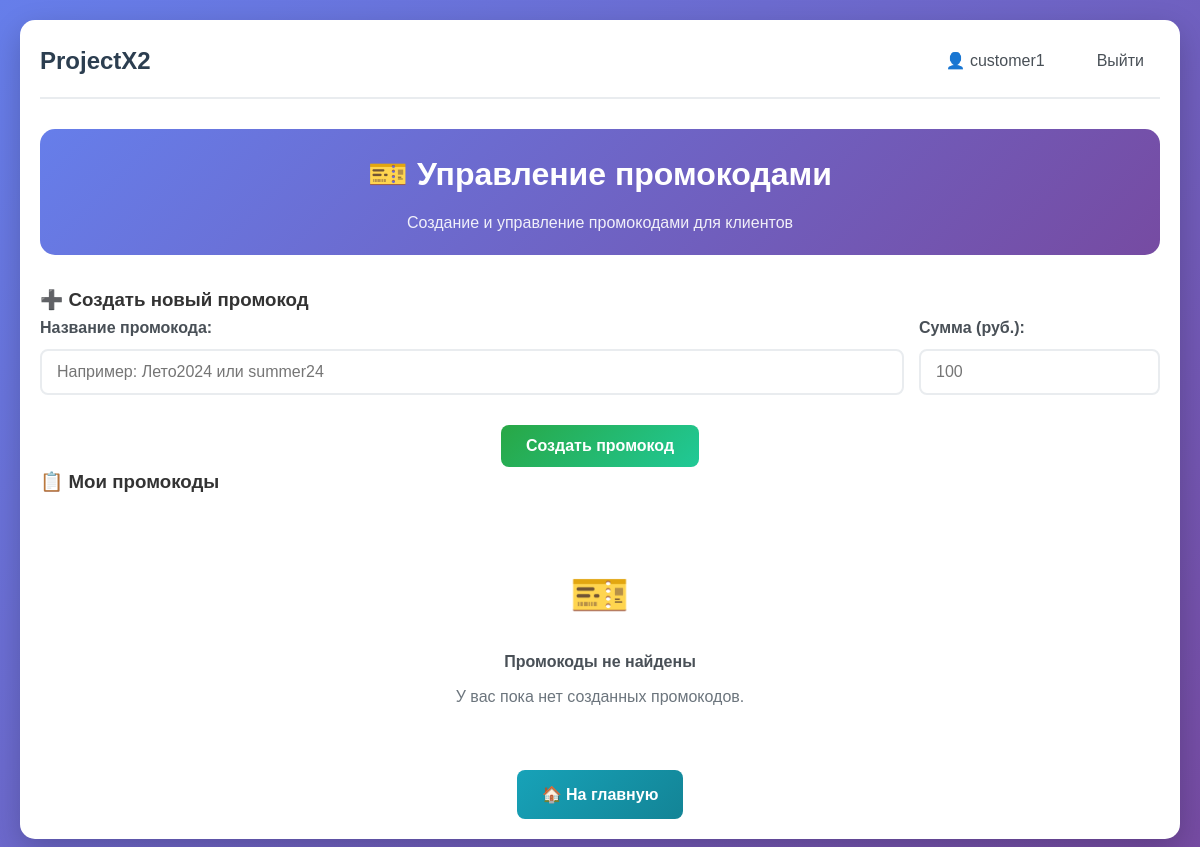
The page /customer/promo-codes (signed in) on the database as committed earlier.
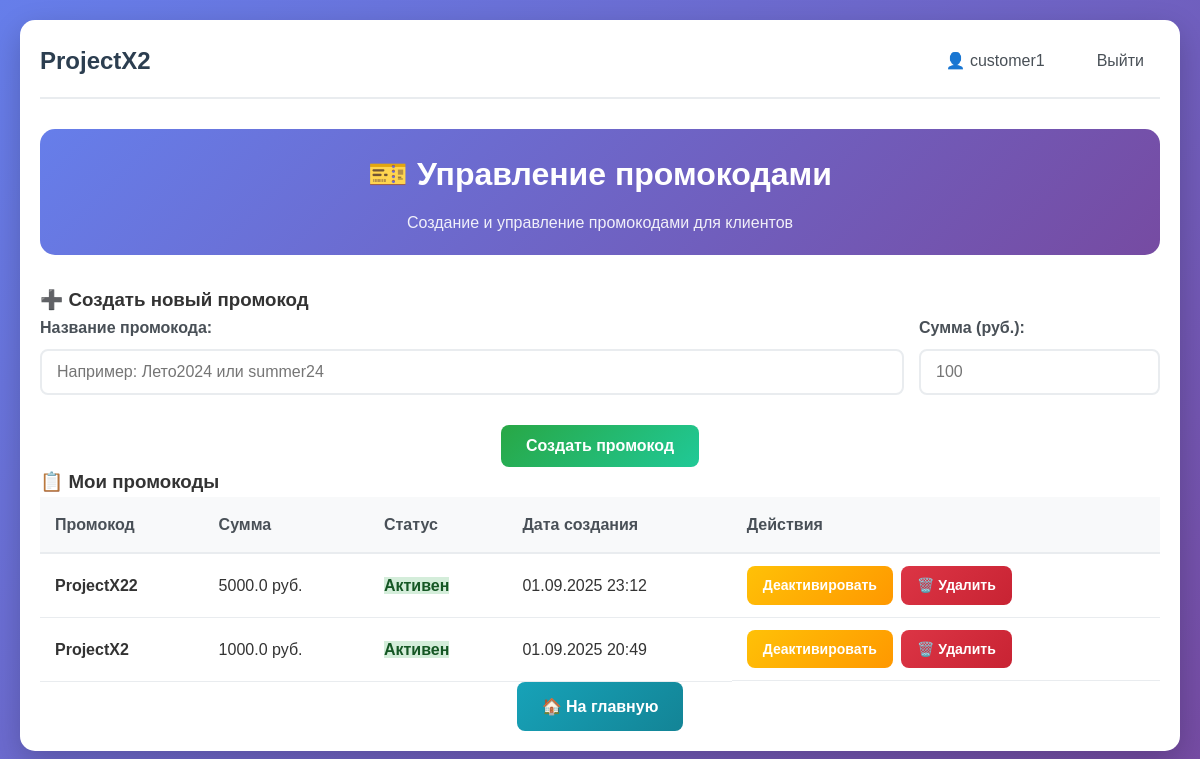
The same page on the database as committed later.
### app.py (models this page shows, shortened)
class User(UserMixin, db.Model):
    __tablename__ = 'users'
    id = db.Column(db.Integer, primary_key=True)
    username = db.Column(db.String(64), unique=True, nullable=False)
    email = db.Column(db.String(120), unique=True, nullable=False)
    password_hash = db.Column(db.String(256), nullable=False)
    role = db.Column(db.String(20), nullable=False)
    created_at = db.Column(db.DateTime, default=datetime.utcnow)
    is_active = db.Column(db.Boolean, default=True)
    services = db.relationship('UserService', backref='user', lazy=True)
    balance = db.Column(db.Float, default=0.0)  # Баланс для клиентов

class PromoCode(db.Model):
    id = db.Column(db.Integer, primary_key=True)
    code = db.Column(db.String(50), unique=True, nullable=False)  # Любые символы
    amount = db.Column(db.Float, nullable=False)
    created_by = db.Column(db.Integer, db.ForeignKey('users.id'), nullable=False)
    created_at = db.Column(db.DateTime, default=datetime.utcnow)
    is_active = db.Column(db.Boolean, default=True)
    creator = db.relationship('User', backref=db.backref('created_promo_codes', lazy=True))

### app.py (the view)
@app.route('/customer/promo-codes')
@login_required
def customer_promo_codes():
    if current_user.role != 'customer':
        flash('Доступ запрещен. Только для заказчиков.', 'error')
        return redirect(url_for('index'))
    promo_codes = PromoCode.query.filter_by(created_by=current_user.id).order_by(PromoCode.created_at.desc()).all()
    return render_template('customer_promo_codes.html', promo_codes=promo_codes)

### app.py (called while the page is built)
@login_manager.user_loader
def load_user(user_id):
    return db.session.get(User, int(user_id))

@app.before_request
def check_user_active():
    if current_user.is_authenticated and not current_user.is_active:
        logout_user()
        flash('Ваш аккаунт заблокирован. Обратитесь к администратору.', 'error')
        return redirect(url_for('login'))

### templates/customer_promo_codes.html (shortened to what this page needs)
{% extends "base.html" %}
{% block content %}
<div class="admin-container">
    <div class="admin-header">
        <h2>🎫 Управление промокодами</h2>
        <p class="admin-subtitle">Создание и управление промокодами для клиентов</p>
    </div>
    <div class="form-section">
        <h3>➕ Создать новый промокод</h3>
        <form method="POST" action="{{ url_for('create_promo_code') }}" class="auth-form">
            <div class="form-row">
                <div class="form-group" style="flex: 1;">
                    <label>Название промокода:</label>
                    <input type="text" name="code" class="form-input" required
                        placeholder="Например: Лето2024 или summer24">
                </div>
                <div class="form-group" style="margin-left: auto; min-width: 120px;">
                    <label>Сумма (руб.):</label>
                    <input type="number" name="amount" class="form-input" required
                        min="1" step="1" placeholder="100">
                </div>
            </div>
            <div style="text-align: center; margin-top: 10px;">
                <button type="submit" class="btn btn-success">Создать промокод</button>
            </div>
        </form>
    </div>
    <div class="promo-codes-section">
        <h3>📋 Мои промокоды</h3>
        {% if promo_codes %}
            <div class="table-responsive">
                <table class="users-table">
                    <thead>
                        <tr>
                            <th>Промокод</th>
                            <th>Сумма</th>
                            <th>Статус</th>
                            <th>Дата создания</th>
                            <th>Действия</th>
                        </tr>
                    </thead>
                    <tbody>
                        {% for promo in promo_codes %}
                        <tr>
                            <td><strong>{{ promo.code }}</strong></td>
                            <td>{{ promo.amount }} руб.</td>
                            <td>
                                <span class="status-{{ 'active' if promo.is_active else 'inactive' }}">
                                    {{ 'Активен' if promo.is_active else 'Неактивен' }}
                                </span>
                            </td>
                            <td>{{ promo.created_at.strftime('%d.%m.%Y %H:%M') }}</td>
                            <td class="user-actions">
                                <a href="{{ url_for('toggle_promo_code', promo_id=promo.id) }}"
                                   class="btn btn-sm btn-{{ 'success' if not promo.is_active else 'warning' }}">
                                    {{ 'Активировать' if not promo.is_active else 'Деактивировать' }}
                                </a>
                                <a href="{{ url_for('delete_promo_code', promo_id=promo.id) }}"
                                   class="btn btn-sm btn-danger"
                                   onclick="return confirm('Удалить промокод {{ promo.code }}?')">
                                    🗑️ Удалить
                                </a>
                            </td>
                        </tr>
                        {% endfor %}
                    </tbody>
                </table>
            </div>
        {% else %}
            <div class="empty-state">
                <div class="empty-icon">🎫</div>
                <h4>Промокоды не найдены</h4>
                <p>У вас пока нет созданных промокодов.</p>
            </div>
        {% endif %}
    </div>
    <div class="admin-actions">
        <a href="{{ url_for('index') }}" class="btn btn-info">🏠 На главную</a>
    </div>
</div>
{% endblock %}

### templates/base.html (shortened to what this page needs)
<!DOCTYPE html>
<html lang="ru">
<head>
    <link rel="stylesheet" href="{{ url_for('static', filename='css/style.css') }}">
</head>
<body>
    <div class="container">
        <nav class="navbar">
            <h1><a href="/" class="nav-logo">ProjectX2</a></h1>
            <div class="nav-links">
                {% if current_user.is_authenticated %}
                    <a href="/profile" class="nav-link">👤 {{ current_user.username }}</a>
                    <a href="/logout" class="nav-link">Выйти</a>
                {% else %}
                    <a href="/login" class="nav-link">Войти</a>
                    <a href="/register" class="nav-link">Регистрация</a>
                {% endif %}
            </div>
        </nav>
        <main>
            {% block content %}{% endblock %}
        </main>
    </div>
</body>
</html>

### static/css/style.css (style rules this page uses)
* { margin: 0; padding: 0; box-sizing: border-box; }
body { font-family: 'Arial', sans-serif; line-height: 1.6; color: #333; background: linear-gradient(135deg, #667eea 0%, #764ba2 100%); min-height: 100vh; padding: 20px; }
.container { max-width: 1200px; margin: 0 auto; background: white; padding: 20px; border-radius: 15px; box-shadow: 0 10px 30px rgba(0, 0, 0, 0.2); }
.navbar { display: flex; justify-content: space-between; align-items: center; margin-bottom: 30px; padding-bottom: 15px; border-bottom: 2px solid #e9ecef; }
.nav-logo { text-decoration: none; color: #2c3e50; font-size: 24px; font-weight: bold; }
.nav-links { display: flex; gap: 20px; align-items: center; }
.nav-link { text-decoration: none; color: #495057; padding: 8px 16px; border-radius: 8px; transition: all 0.3s ease; font-weight: 500; }
.auth-form { display: flex; flex-direction: column; gap: 20px; }
.form-group { display: flex; flex-direction: column; }
.form-group label { margin-bottom: 8px; font-weight: 600; color: #495057; }
.form-input, .form-select { padding: 12px 15px; border: 2px solid #e9ecef; border-radius: 8px; font-size: 16px; transition: border-color 0.3s ease; }
.btn { padding: 12px 25px; border: none; border-radius: 8px; cursor: pointer; font-size: 16px; text-decoration: none; display: inline-block; text-align: center; transition: all 0.3s ease; font-weight: 600; }
.btn-success { background: linear-gradient(135deg, #28a745 0%, #20c997 100%); color: white; }
.btn-danger { background: linear-gradient(135deg, #dc3545 0%, #c82333 100%); color: white; }
.btn-info { background: linear-gradient(135deg, #17a2b8 0%, #138496 100%); color: white; }
.btn-sm { padding: 8px 16px; font-size: 14px; }
.container { animation: fadeIn 0.6s ease-out; }
.status-active { color: #28a745; font-weight: bold; }
.admin-container { max-width: 1400px; margin: 0 auto; }
.admin-header { text-align: center; margin-bottom: 30px; padding: 20px; background: linear-gradient(135deg, #667eea 0%, #764ba2 100%); border-radius: 15px; color: white; }
.admin-header h2 { margin: 0; font-size: 32px; }
.admin-subtitle { margin: 10px 0 0 0; opacity: 0.9; font-size: 16px; }
.table-responsive { overflow-x: auto; }
.users-table { width: 100%; border-collapse: collapse; background: white; }
.users-table th { background: #f8f9fa; padding: 15px; text-align: left; font-weight: 600; color: #495057; border-bottom: 2px solid #e9ecef; }
.users-table td { padding: 12px 15px; border-bottom: 1px solid #e9ecef; vertical-align: middle; }
.user-actions { display: flex; gap: 8px; flex-wrap: wrap; }
.btn-warning { background: linear-gradient(135deg, #ffc107 0%, #ff9800 100%); color: white; }
.admin-actions { display: flex; gap: 15px; justify-content: center; flex-wrap: wrap; }
.status-active { background-color: #d4edda; color: #155724; }

### templates/customer_promo_codes.html (style rules this page uses)
.form-row { display: flex; gap: 15px; align-items: flex-end; }

Rows that differ between the two databases and show on the page:
added PromoCode: code "ProjectX22", amount "5000.0", is_active "Активен", created_at "01.09.2025 23:12", is_active "Деактивировать"
added PromoCode: code "ProjectX2", amount "1000.0", is_active "Активен", created_at "01.09.2025 20:49", is_active "Деактивировать"
Other text that changed with them:
text no longer shown: "🎫 Промокоды не найдены У вас пока нет созданных промокодов."
text now shown: "Промокод Сумма Статус Дата создания Действия"
